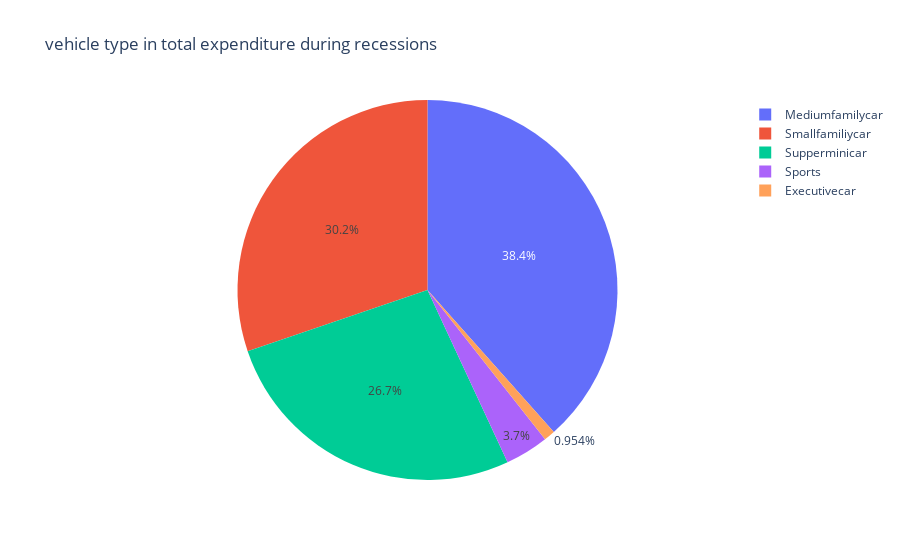

The notebook cell saved with this chart:
### Code cell
fig=px.pie(data_frame=Vtexp, names=labels , values=size , title="vehicle type in total expenditure during recessions")
fig.show()

### Figure 1 — Plotly figure (JSON) as saved in the notebook; plotly's stock layout.template omitted (floating-point values rounded to 4 significant figures)
{"data": [{"domain": {"x": [0, 1], "y": [0, 1]}, "hovertemplate": "Vehicle_Type=%{label}<br>value=%{value}<extra></extra>", "labels": ["Executivecar", "Mediumfamilycar", "Smallfamiliycar", "Sports", "Supperminicar"], "legendgroup": "", "name": "", "showlegend": true, "type": "pie", "values": [3243, 130612, 102759, 12568, 90728]}], "layout": {"legend": {"tracegroupgap": 0}, "title": {"text": "vehicle type in total expenditure during recessions"}}}
